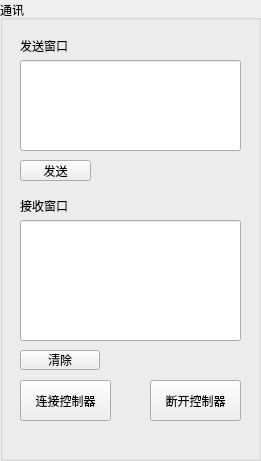
   <widget class="QGroupBox" name="groupBox_2">
    <property name="geometry">
     <rect>
      <x>910</x>
      <y>20</y>
      <width>261</width>
      <height>461</height>
     </rect>
    </property>
    <property name="title">
     <string>通讯</string>
    </property>
    <widget class="QLabel" name="label_sender_window_tag">
     <property name="geometry">
      <rect>
       <x>20</x>
       <y>30</y>
       <width>61</width>
       <height>31</height>
      </rect>
     </property>
     <property name="text">
      <string>发送窗口</string>
     </property>
    </widget>
    <widget class="QLineEdit" name="lineEdit_sender_window">
     <property name="geometry">
      <rect>
       <x>20</x>
       <y>60</y>
       <width>221</width>
       <height>91</height>
      </rect>
     </property>
    </widget>
    <widget class="QPushButton" name="pushButton_send">
     <property name="geometry">
      <rect>
       <x>20</x>
       <y>160</y>
       <width>71</width>
       <height>21</height>
      </rect>
     </property>
     <property name="text">
      <string>发送</string>
     </property>
    </widget>
    <widget class="QLineEdit" name="lineEdit_reciver_window">
     <property name="geometry">
      <rect>
       <x>20</x>
       <y>220</y>
       <width>221</width>
       <height>121</height>
      </rect>
     </property>
     <property name="text">
      <string/>
     </property>
    </widget>
    <widget class="QLabel" name="label_reciver_window_tag">
     <property name="geometry">
      <rect>
       <x>20</x>
       <y>190</y>
       <width>61</width>
       <height>31</height>
      </rect>
     </property>
     <property name="text">
      <string>接收窗口</string>
     </property>
    </widget>
    <widget class="QPushButton" name="pushButton_clear">
     <property name="geometry">
      <rect>
       <x>20</x>
       <y>350</y>
       <width>80</width>
       <height>20</height>
      </rect>
     </property>
     <property name="text">
      <string>清除</string>
     </property>
    </widget>
    <widget class="QPushButton" name="pushButton_connect_ctr">
     <property name="geometry">
      <rect>
       <x>20</x>
       <y>380</y>
       <width>91</width>
       <height>41</height>
      </rect>
     </property>
     <property name="text">
      <string>连接控制器</string>
     </property>
    </widget>
    <widget class="QPushButton" name="pushButton_disconnect_ctr">
     <property name="geometry">
      <rect>
       <x>150</x>
       <y>380</y>
       <width>91</width>
       <height>41</height>
      </rect>
     </property>
     <property name="text">
      <string>断开控制器</string>
     </property>
    </widget>
    <widget class="QLabel" name="label_connect_state">
     <property name="geometry">
      <rect>
       <x>20</x>
       <y>420</y>
       <width>221</width>
       <height>31</height>
      </rect>
     </property>
     <property name="text">
      <string/>
     </property>
     <property name="alignment">
      <set>Qt::AlignCenter</set>
     </property>
    </widget>
   </widget>
